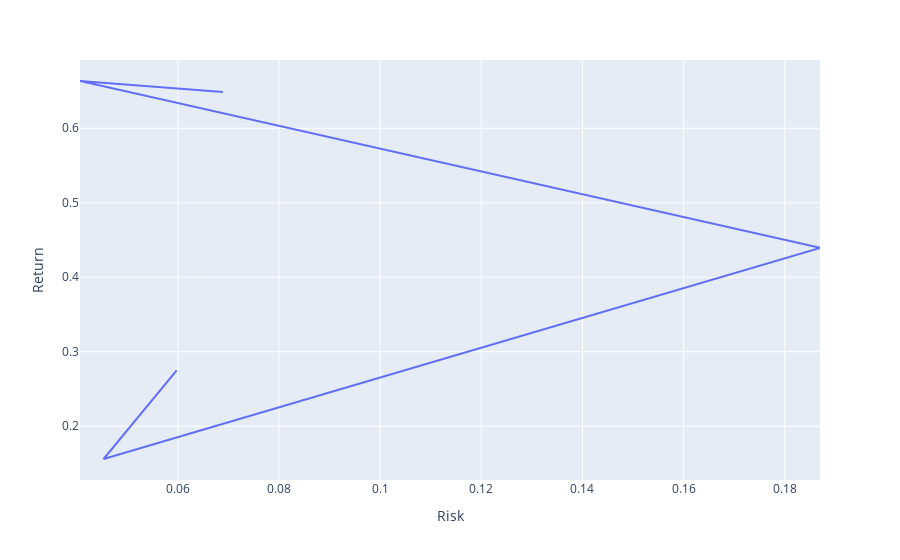

Notebook source saved alongside this figure:
### Code cell
px.line(df_dict['LDO.MI'], x='Risk', y='Return', hover_name=df_dict['LDO.MI'].index.strftime('%Y-Q%q'))

### Figure 1 — Plotly figure (JSON) as saved in the notebook; plotly's stock layout.template omitted (floating-point values rounded to 4 significant figures)
{"data": [{"hovertemplate": "<b>%{hovertext}</b><br><br>Risk=%{x}<br>Return=%{y}<extra></extra>", "hovertext": ["2023-Q1", "2023-Q2", "2023-Q3", "2023-Q4", "2024-Q1"], "legendgroup": "", "line": {"color": "#636efa", "dash": "solid"}, "marker": {"symbol": "circle"}, "mode": "lines", "name": "", "orientation": "v", "showlegend": false, "type": "scatter", "x": [0.05978, 0.04533, 0.187, 0.04068, 0.06891], "xaxis": "x", "y": [0.2748, 0.156, 0.4395, 0.6635, 0.6488], "yaxis": "y"}], "layout": {"legend": {"tracegroupgap": 0}, "margin": {"t": 60}, "xaxis": {"anchor": "y", "domain": [0, 1], "title": {"text": "Risk"}}, "yaxis": {"anchor": "x", "domain": [0, 1], "title": {"text": "Return"}}}}
